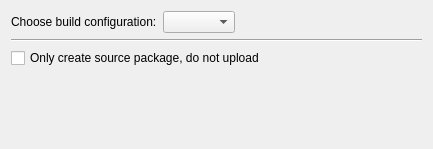
<?xml version="1.0" encoding="UTF-8"?>
<ui version="4.0">
 <class>Madde::Internal::MaemoPublishingWizardPageFremantleFree</class>
 <widget class="QWizardPage" name="Madde::Internal::MaemoPublishingWizardPageFremantleFree">
  <property name="geometry">
   <rect>
    <x>0</x>
    <y>0</y>
    <width>433</width>
    <height>149</height>
   </rect>
  </property>
  <property name="windowTitle">
   <string>WizardPage</string>
  </property>
  <layout class="QVBoxLayout" name="verticalLayout">
   <item>
    <layout class="QHBoxLayout" name="horizontalLayout">
     <item>
      <widget class="QLabel" name="buildConfigLabel">
       <property name="text">
        <string>Choose build configuration:</string>
       </property>
      </widget>
     </item>
     <item>
      <widget class="QComboBox" name="buildConfigComboBox"/>
     </item>
     <item>
      <spacer name="horizontalSpacer">
       <property name="orientation">
        <enum>Qt::Horizontal</enum>
       </property>
       <property name="sizeHint" stdset="0">
        <size>
         <width>40</width>
         <height>20</height>
        </size>
       </property>
      </spacer>
     </item>
    </layout>
   </item>
   <item>
    <widget class="Line" name="line">
     <property name="orientation">
      <enum>Qt::Horizontal</enum>
     </property>
    </widget>
   </item>
   <item>
    <widget class="QCheckBox" name="skipUploadCheckBox">
     <property name="text">
      <string>Only create source package, do not upload</string>
     </property>
    </widget>
   </item>
   <item>
    <spacer name="verticalSpacer">
     <property name="orientation">
      <enum>Qt::Vertical</enum>
     </property>
     <property name="sizeHint" stdset="0">
      <size>
       <width>20</width>
       <height>78</height>
      </size>
     </property>
    </spacer>
   </item>
  </layout>
 </widget>
 <resources/>
 <connections/>
</ui>
